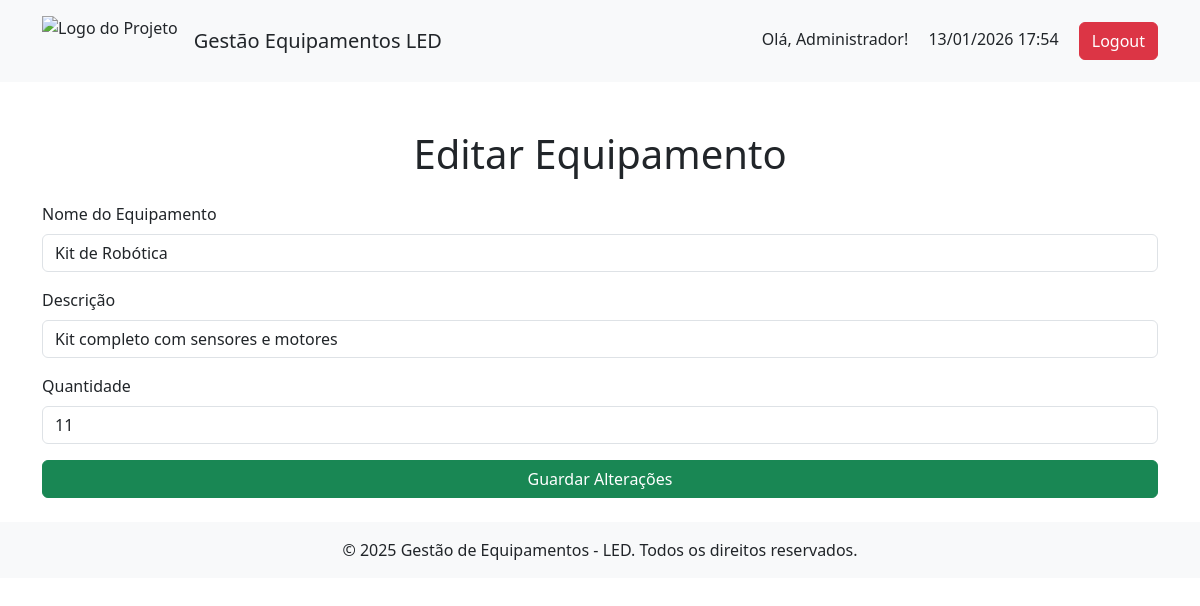
The app's page /editar_equipamento.php?id=1 (signed in) with its own data.
### tables this page shows
CREATE TABLE IF NOT EXISTS `equipamentos` (
  `id` int NOT NULL AUTO_INCREMENT,
  `nome` varchar(255) NOT NULL,
  `tipo` varchar(255) NOT NULL,
  `descricao` text,
  `quantidade` int NOT NULL,
  `data_registo` date NOT NULL,
  PRIMARY KEY (`id`)
);

### editar_equipamento.php (the view, shortened to what this page needs)
<?php
include 'db_connect.php';
if (isset($_GET['id'])) {
    $id = $_GET['id'];
    $stmt = $conn->prepare("SELECT * FROM equipamentos WHERE id = ?");
    $stmt->bind_param("i", $id);
    $stmt->execute();
    $result = $stmt->get_result();
    $equipamento = $result->fetch_assoc();
} else {
    header("Location: lista_equipamentos.php");
    exit();
}
?>
<?php include 'header.php'; ?>
<div class="container mt-5">
    <h1 class="text-center">Editar Equipamento</h1>
    <form method="POST" class="mt-4">
        <div class="mb-3">
            <label for="nome" class="form-label">Nome do Equipamento</label>
            <input type="text" name="nome" class="form-control" value="<?php echo htmlspecialchars($equipamento['nome']); ?>" required>
        </div>
        <div class="mb-3">
            <label for="descricao" class="form-label">Descrição</label>
            <input type="text" name="descricao" class="form-control" value="<?php echo htmlspecialchars($equipamento['descricao']); ?>">
        </div>
        <div class="mb-3">
            <label for="quantidade" class="form-label">Quantidade</label>
            <input type="number" name="quantidade" class="form-control" value="<?php echo $equipamento['quantidade']; ?>" required>
        </div>
        <button type="submit" class="btn btn-success w-100">Guardar Alterações</button>
    </form>
</div>
<?php include 'footer.php'; ?>

### records on screen
equipamentos: nome "Kit de Robótica", descricao "Kit completo com sensores e motores", quantidade "11"

### other values on screen
$_SESSION['user_name'] "Administrador"
